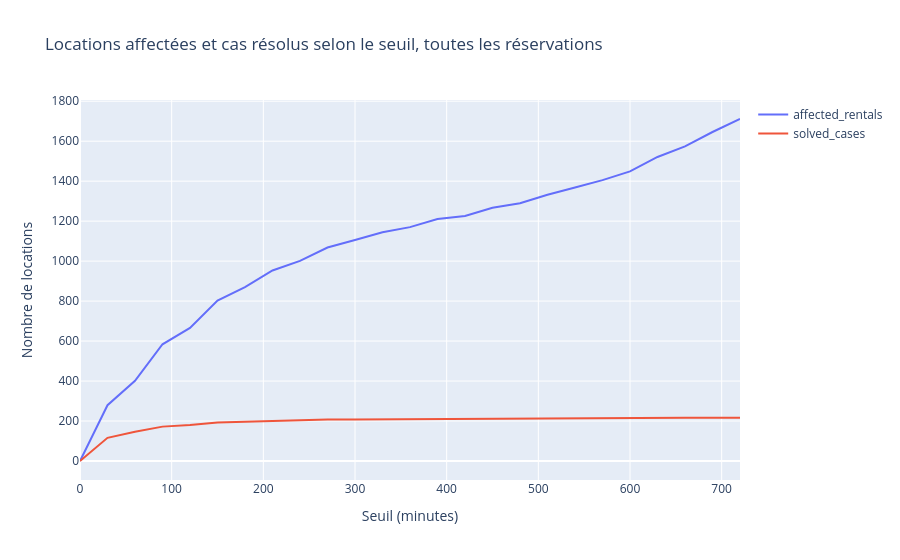

Source (notebook cell):
### Markdown cell above
### Représentation graphique

Nous allons faire une représentation graphique des des locations affectees et des cas resolus afin de verifier les observations visuellement.

### Code cell
fig = px.line(
    simulation[simulation["scope"] == "all"].melt(id_vars=["threshold", "scope"], var_name="indicator", value_name="count"),
    x="threshold",
    y="count",
    color="indicator",
    title="Locations affectées et cas résolus selon le seuil, toutes les réservations",
    labels={"threshold": "Seuil (minutes)", "count": "Nombre de locations", "indicator": ""},
)
fig.show()

### Figure 1 — Plotly figure (JSON) as saved in the notebook; plotly's stock layout.template omitted (floating-point values rounded to 4 significant figures)
{"data": [{"hovertemplate": "=affected_rentals<br>Seuil (minutes)=%{x}<br>Nombre de locations=%{y}<extra></extra>", "legendgroup": "affected_rentals", "line": {"color": "#636efa", "dash": "solid"}, "marker": {"symbol": "circle"}, "mode": "lines", "name": "affected_rentals", "orientation": "v", "showlegend": true, "type": "scatter", "x": [0, 30, 60, 90, 120, 150, 180, 210, 240, 270, 300, 330, 360, 390, 420, 450, 480, 510, 540, 570, 600, 630, 660, 690, 720], "xaxis": "x", "y": [0, 279, 401, 584, 666, 803, 870, 953, 1001, 1068, 1106, 1144, 1170, 1211, 1226, 1267, 1290, 1332, 1368, 1405, 1449, 1521, 1574, 1646, 1711], "yaxis": "y"}, {"hovertemplate": "=solved_cases<br>Seuil (minutes)=%{x}<br>Nombre de locations=%{y}<extra></extra>", "legendgroup": "solved_cases", "line": {"color": "#EF553B", "dash": "solid"}, "marker": {"symbol": "circle"}, "mode": "lines", "name": "solved_cases", "orientation": "v", "showlegend": true, "type": "scatter", "x": [0, 30, 60, 90, 120, 150, 180, 210, 240, 270, 300, 330, 360, 390, 420, 450, 480, 510, 540, 570, 600, 630, 660, 690, 720], "xaxis": "x", "y": [0, 116, 146, 172, 180, 192, 196, 200, 202, 207, 207, 208, 208, 208, 208, 209, 211, 211, 213, 214, 215, 215, 216, 216, 216], "yaxis": "y"}], "layout": {"legend": {"title": {"text": ""}, "tracegroupgap": 0}, "title": {"text": "Locations affectées et cas résolus selon le seuil, toutes les réservations"}, "xaxis": {"anchor": "y", "domain": [0, 1], "title": {"text": "Seuil (minutes)"}}, "yaxis": {"anchor": "x", "domain": [0, 1], "title": {"text": "Nombre de locations"}}}}
